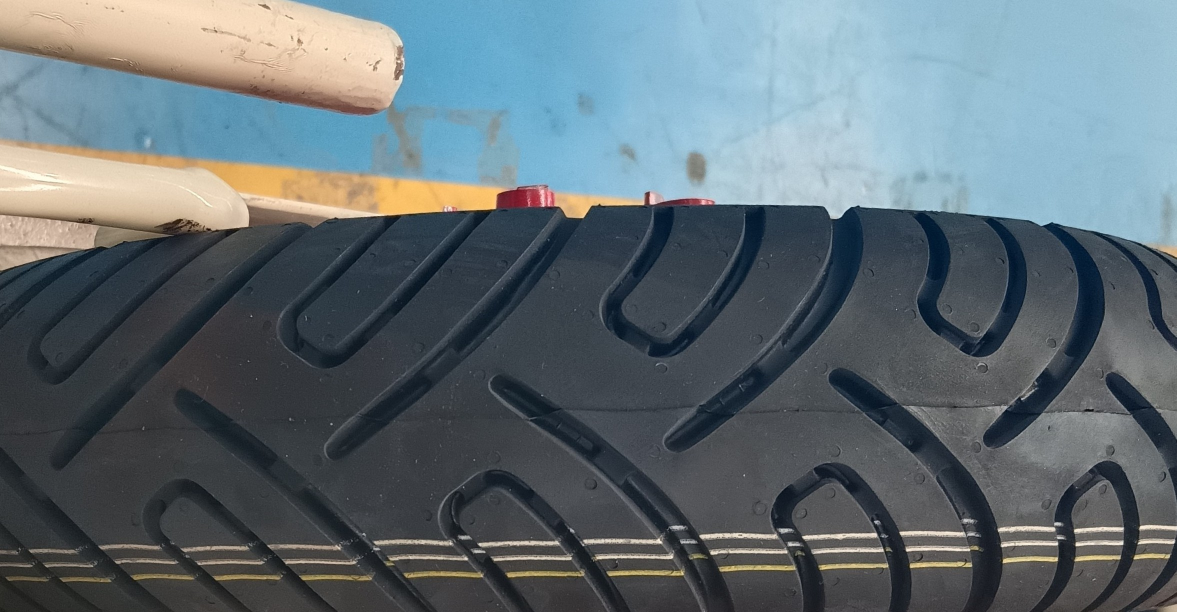
#> input picture tyre/tyre images/IMG_20241220_124835.jpg, 2353 x 1224 px, found by its file name (shown at 1/2 size)
$ python color_detect.py
#> lines starting #> are read from the running program, lines starting #| are printed output that depends on the picture; after the words box and inside, x2 and y2 are one past the last pixel; in counts of white or black regions, pixels touching at a corner belong together
import cv2
import numpy as np

# Load the image
img = cv2.imread(r'tyre\tyre images\IMG_20241220_124835.jpg')
#> img is the input picture: shape (1224, 2353, 3); mean B, G, R 114.9, 108.8, 96.6

# Convert to HSV color space
hsv = cv2.cvtColor(img, cv2.COLOR_BGR2HSV)
#> hsv: shape (1224, 2353, 3); mean H, S, V 90.6, 62.4, 121.6

# Define color ranges (adjust these as needed)
lower_red = np.array([0, 100, 100])
upper_red = np.array([10, 255, 255])

lower_blue = np.array([110, 50, 50])
upper_blue = np.array([130, 255, 255])

lower_yellow = np.array([20, 100, 100])
upper_yellow = np.array([30, 255, 255])

# Create masks for each color
mask_red = cv2.inRange(hsv, lower_red, upper_red)
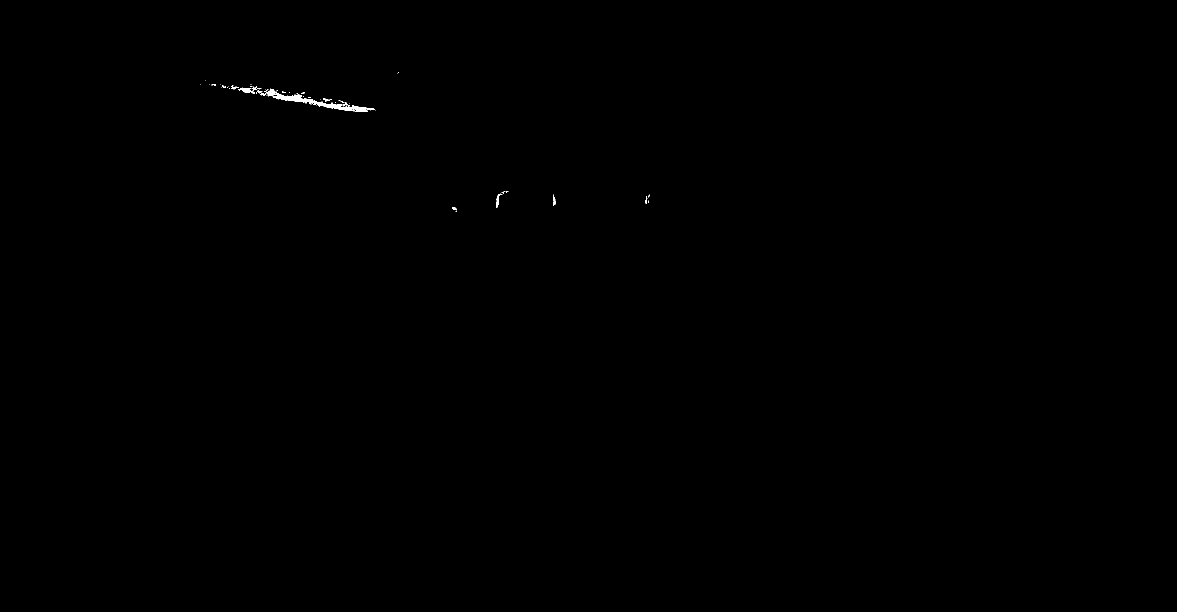
#> mask_red: shape (1224, 2353) (shown at 1/2 size); 0.09% white; 60 white regions (47 under 20 px), largest, box (x1, y1, x2, y2) and area: (533, 177, 750, 224) 1774, (476, 173, 513, 187) 206, (993, 388, 1003, 416) 103
mask_blue = cv2.inRange(hsv, lower_blue, upper_blue)
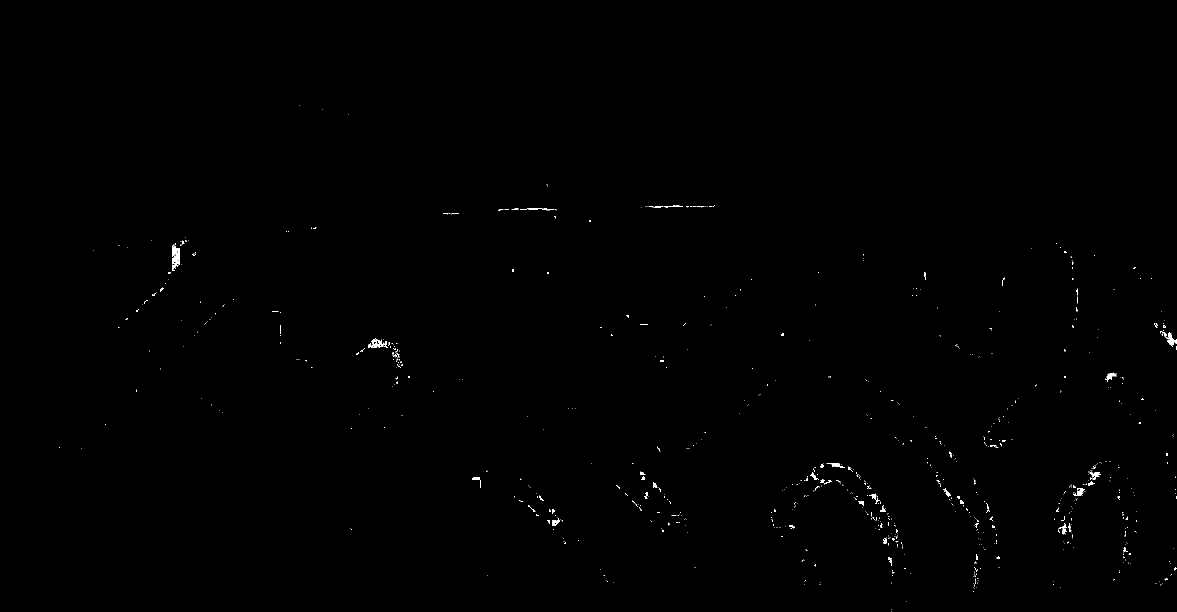
#> mask_blue: shape (1224, 2353) (shown at 1/2 size); 0.24% white; 827 white regions (762 under 20 px), largest, box (x1, y1, x2, y2) and area: (344, 491, 360, 542) 557, (736, 676, 776, 696) 334, (2334, 664, 2350, 694) 225
mask_yellow = cv2.inRange(hsv, lower_yellow, upper_yellow)
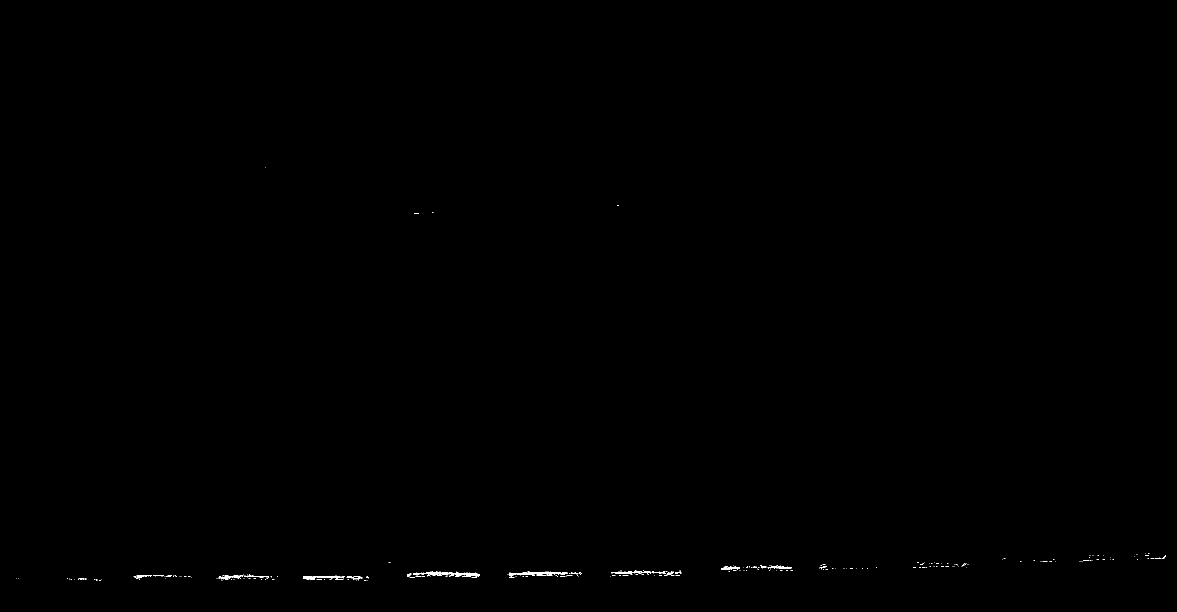
#> mask_yellow: shape (1224, 2353) (shown at 1/2 size); 0.13% white; 248 white regions (228 under 20 px)

# Find contours in each mask
contours_red, _ = cv2.findContours(mask_red, cv2.RETR_EXTERNAL, cv2.CHAIN_APPROX_SIMPLE)
#> contours_red = 60 contours, 53 with area under 20; largest, box (x1, y1, x2, y2) and area: (533, 177, 750, 224) 1594, (476, 173, 513, 187) 154, (993, 388, 1003, 416) 71, (1107, 389, 1112, 412) 36, (904, 414, 913, 421) 24, (463, 173, 475, 179) 24, (646, 196, 660, 204) 20
contours_blue, _ = cv2.findContours(mask_blue, cv2.RETR_EXTERNAL, cv2.CHAIN_APPROX_SIMPLE)
#> contours_blue = 827 contours, 791 with area under 20; largest, box (x1, y1, x2, y2) and area: (344, 491, 360, 542) 498, (736, 676, 776, 696) 312, (2334, 664, 2350, 694) 191, (2146, 976, 2170, 992) 132, (1104, 1036, 1121, 1052) 117
contours_yellow, _ = cv2.findContours(mask_yellow, cv2.RETR_EXTERNAL, cv2.CHAIN_APPROX_SIMPLE)
#> contours_yellow = 248 contours, 233 with area under 20; largest, box (x1, y1, x2, y2) and area: (826, 1143, 960, 1155) 456, (1017, 1144, 1136, 1155) 382, (606, 1151, 690, 1160) 244, (1222, 1140, 1303, 1148) 184, (437, 1150, 487, 1160) 122

print(len(contours_yellow))
#| 248
# Process contours (e.g., filter, draw bounding boxes)
for cnt in contours_red:
    # Calculate average HSV color of the contour
    avg_hsv = cv2.mean(hsv, mask=mask_red)
    # Identify color based on average HSV
    if avg_hsv[0] < 10:
        # print("Red line detected")
        pass
#> this loop made 60 passes
#> cnt on passes 1, 3, 7, 9, 10, 11, 13, 14, 15, 16, 18, 20: [[911, 422], [913, 422]], [[1297, 401], [1297, 404], [1296, 405], [1297, 405]], [[1004, 388]], [[1006, 387], [1007, 387]], [[1001, 386]], [[1012, 385], [1013, 385]], [[1012, 382], [1016, 382]], [[741, 221]], [[751, 220]], [[692, 211]], [[632, 210]], [[699, 207]]

# Draw bounding boxes around red contours
for cnt in contours_yellow:
    x, y, w, h = cv2.boundingRect(cnt)
    cv2.rectangle(img, (x, y), (x + w, y + h), (30, 255, 255), 1)
#> this loop made 248 passes
#> (cnt, x, y, w, h) on passes 3, 5, 6: ([[728, 1160], [731, 1160]], 728, 1160, 4, 1), ([[711, 1159], [712, 1160], [712, 1159]], 711, 1159, 2, 2), ([[695, 1159], [697, 1159]], 695, 1159, 3, 1)
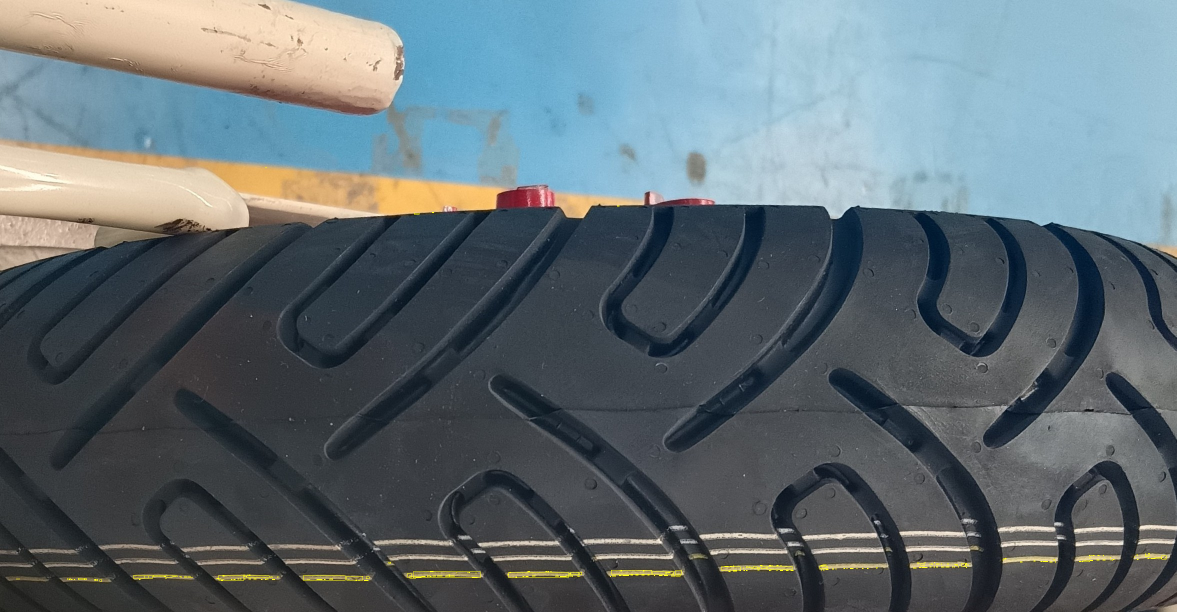
#> img: shape (1224, 2353, 3) (shown at 1/2 size); 0.13% of pixels changed, all inside (x1, y1, x2, y2) = (33, 334, 2333, 1163)

# Draw bounding boxes around blue contours
# for cnt in contours_blue:
#     x, y, w, h = cv2.boundingRect(cnt)
#     cv2.rectangle(img, (x, y), (x + w, y + h), (255, 0, 0), 2)

# Display the image with bounding boxes
cv2.imshow('Detected Colors', cv2.resize(img, (1000, 400)))
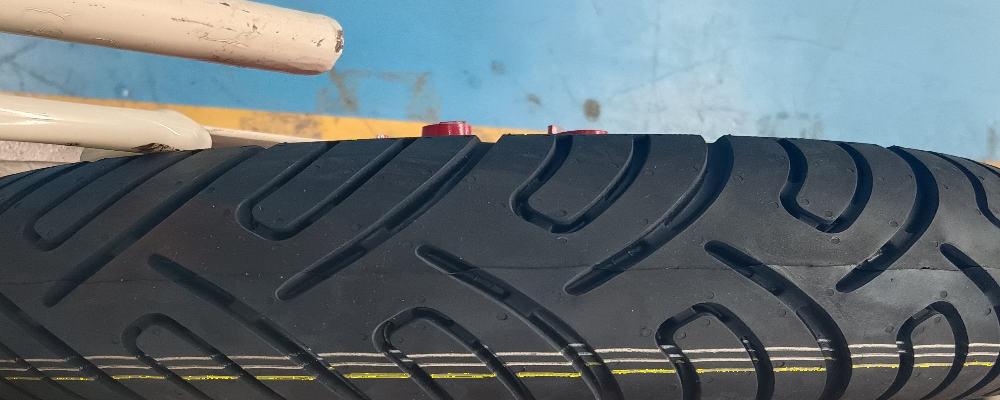
#> window 'Detected Colors': shape (400, 1000, 3); mean B, G, R 114.7, 108.8, 96.6
cv2.imwrite(r'tyre\tyre images\124835.jpg', img)
cv2.waitKey(0)
cv2.destroyAllWindows()

$ run again, with tyre/tyre images/IMG_20241220_124649.jpg copied over tyre/tyre images/IMG_20241220_124835.jpg
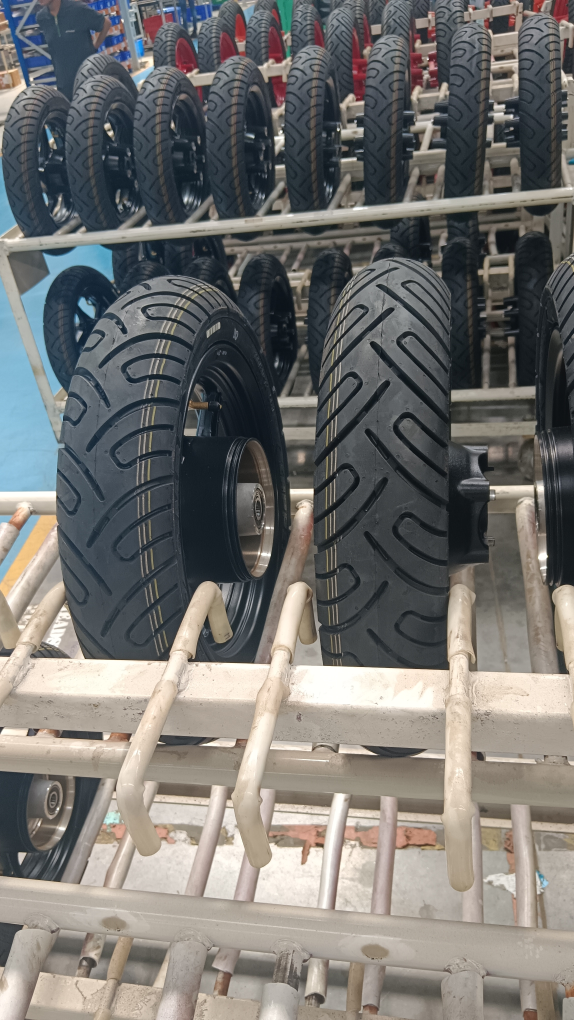
#> input picture tyre/tyre images/IMG_20241220_124649.jpg, 2296 x 4080 px, found by its file name (shown at 1/4 size)
#> img is the input picture: shape (4080, 2296, 3); mean B, G, R 112.9, 115.6, 116.8
#> hsv: shape (4080, 2296, 3); mean H, S, V 58.6, 46.4, 124.7
#> `mask_red = cv2.inRange(hsv, lower_red, upper_red)`:
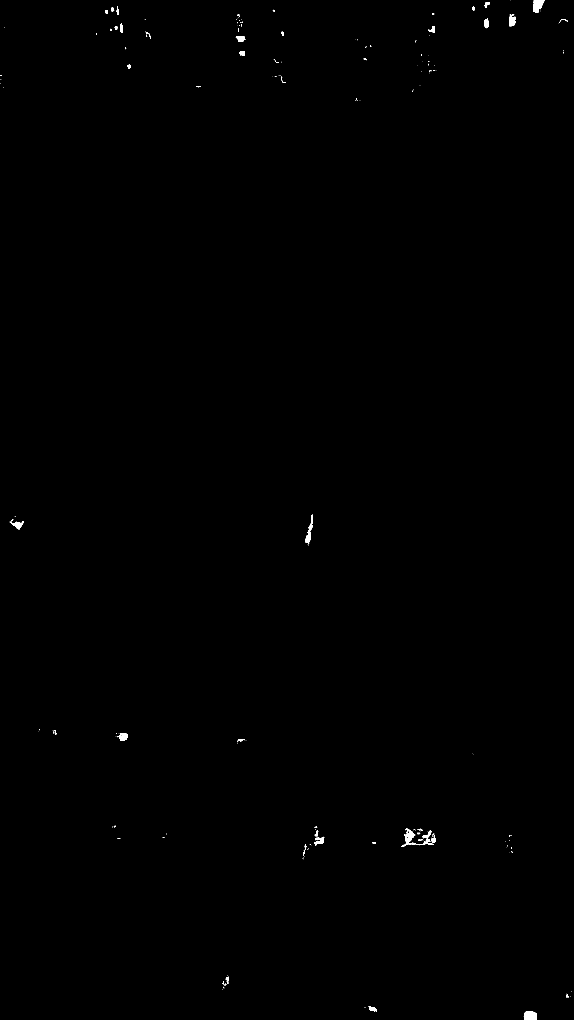
#> mask_red: shape (4080, 2296) (shown at 1/4 size); 0.16% white; 245 white regions (194 under 20 px), largest, box (x1, y1, x2, y2) and area: (2132, 0, 2179, 51) 1580, (2095, 4045, 2147, 4080) 1544, (1604, 3320, 1662, 3388) 1276
#> mask_blue: shape (4080, 2296); 0.33% white; 1241 white regions (1144 under 20 px), largest, box (x1, y1, x2, y2) and area: (338, 0, 483, 53) 3734, (376, 130, 504, 214) 3460, (780, 19, 848, 84) 2671
#> mask_yellow: shape (4080, 2296); 0% white in thin lines or dots, all inside (x1, y1, x2, y2) = (1334, 2662, 1774, 3400)
#> contours_red = 245 contours, 204 with area under 20; largest, box (x1, y1, x2, y2) and area: (2132, 0, 2179, 51) 1496, (2095, 4045, 2147, 4080) 1492, (1604, 3320, 1662, 3388) 1214, (1221, 2093, 1250, 2176) 844, (469, 2933, 511, 2962) 705
#> contours_blue = 1240 contours, 1196 with area under 20; largest, box (x1, y1, x2, y2) and area: (338, 0, 483, 53) 3724, (376, 130, 504, 214) 3339, (780, 19, 848, 84) 2700, (111, 222, 198, 265) 2420, (449, 202, 525, 249) 2096
#> contours_yellow = 6 contours, 5 with area under 20; largest, box (x1, y1, x2, y2) and area: (1687, 3394, 1701, 3398) 30
#| 6
#> the loop `for cnt in contours_red:` made 245 passes
#> cnt on passes 1, 3, 4: [[1504, 4046], [1505, 4046]], [[1457, 4030], [1458, 4030]], [[1461, 4028], [1460, 4029]]
#> the loop `for cnt in contours_yellow:` made 6 passes
#> (x, y, w, h) on passes 2, 4, 5, 6: (1752, 3397, 6, 3), (1763, 3395, 6, 3), (1687, 3394, 14, 4), (1334, 2662, 1, 1)
#> `cv2.imshow('Detected Colors', cv2.resize(img, (1000, 400)))`:
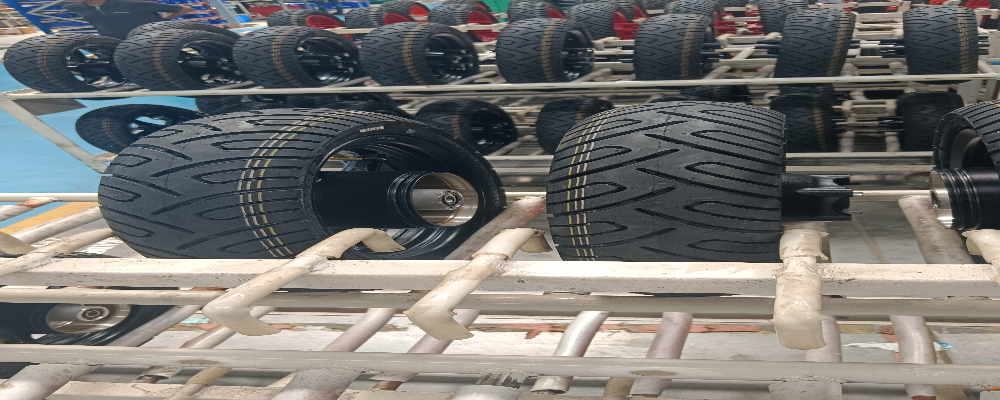
#> window 'Detected Colors': shape (400, 1000, 3); mean B, G, R 112.8, 115.5, 116.7
